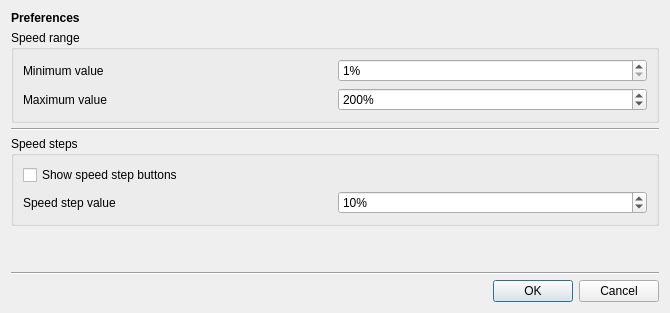
<?xml version="1.0" encoding="UTF-8"?>
<ui version="4.0">
 <class>GUI_SpeedPreferences</class>
 <widget class="QDialog" name="GUI_SpeedPreferences">
  <property name="geometry">
   <rect>
    <x>0</x>
    <y>0</y>
    <width>670</width>
    <height>313</height>
   </rect>
  </property>
  <property name="windowTitle">
   <string>Speed Preferences</string>
  </property>
  <layout class="QGridLayout" name="gridLayout">
   <property name="verticalSpacing">
    <number>5</number>
   </property>
   <item row="2" column="0" colspan="2">
    <widget class="Line" name="line">
     <property name="orientation">
      <enum>Qt::Horizontal</enum>
     </property>
    </widget>
   </item>
   <item row="8" column="0" colspan="2">
    <widget class="Line" name="line_2">
     <property name="orientation">
      <enum>Qt::Horizontal</enum>
     </property>
    </widget>
   </item>
   <item row="0" column="0">
    <widget class="QLabel" name="label">
     <property name="font">
      <font>
       <weight>75</weight>
       <bold>true</bold>
      </font>
     </property>
     <property name="text">
      <string notr="true">Preferences</string>
     </property>
    </widget>
   </item>
   <item row="9" column="0" colspan="2">
    <widget class="QDialogButtonBox" name="btnGroup">
     <property name="orientation">
      <enum>Qt::Horizontal</enum>
     </property>
     <property name="standardButtons">
      <set>QDialogButtonBox::Cancel|QDialogButtonBox::Ok</set>
     </property>
    </widget>
   </item>
   <item row="7" column="1">
    <spacer name="verticalSpacer">
     <property name="orientation">
      <enum>Qt::Vertical</enum>
     </property>
     <property name="sizeHint" stdset="0">
      <size>
       <width>20</width>
       <height>40</height>
      </size>
     </property>
    </spacer>
   </item>
   <item row="1" column="0" colspan="2">
    <widget class="QGroupBox" name="groupBox">
     <property name="title">
      <string>Speed range</string>
     </property>
     <layout class="QGridLayout" name="gridLayout_2">
      <item row="1" column="0">
       <widget class="QLabel" name="label_3">
        <property name="text">
         <string>Maximum value</string>
        </property>
       </widget>
      </item>
      <item row="0" column="0">
       <widget class="QLabel" name="label_2">
        <property name="text">
         <string>Minimum value</string>
        </property>
       </widget>
      </item>
      <item row="0" column="1">
       <widget class="QSpinBox" name="sbSpeedMinValue">
        <property name="suffix">
         <string notr="true">%</string>
        </property>
        <property name="minimum">
         <number>1</number>
        </property>
        <property name="maximum">
         <number>99</number>
        </property>
       </widget>
      </item>
      <item row="1" column="1">
       <widget class="QSpinBox" name="sbSpeedMaxValue">
        <property name="suffix">
         <string notr="true">%</string>
        </property>
        <property name="minimum">
         <number>101</number>
        </property>
        <property name="maximum">
         <number>10000</number>
        </property>
        <property name="value">
         <number>200</number>
        </property>
       </widget>
      </item>
     </layout>
    </widget>
   </item>
   <item row="4" column="0" colspan="2">
    <widget class="QGroupBox" name="groupBox_2">
     <property name="title">
      <string>Speed steps</string>
     </property>
     <layout class="QGridLayout" name="gridLayout_3">
      <item row="1" column="1">
       <widget class="QSpinBox" name="sbSpeedStepValue">
        <property name="readOnly">
         <bool>false</bool>
        </property>
        <property name="suffix">
         <string notr="true">%</string>
        </property>
        <property name="minimum">
         <number>5</number>
        </property>
        <property name="maximum">
         <number>100</number>
        </property>
        <property name="singleStep">
         <number>5</number>
        </property>
        <property name="value">
         <number>10</number>
        </property>
       </widget>
      </item>
      <item row="1" column="0">
       <widget class="QLabel" name="labSpeedStepValue">
        <property name="text">
         <string>Speed step value</string>
        </property>
       </widget>
      </item>
      <item row="0" column="0">
       <widget class="QCheckBox" name="cbShowSpeedStepButtons">
        <property name="text">
         <string>Show speed step buttons</string>
        </property>
       </widget>
      </item>
     </layout>
    </widget>
   </item>
  </layout>
 </widget>
 <resources/>
 <connections>
  <connection>
   <sender>btnGroup</sender>
   <signal>accepted()</signal>
   <receiver>GUI_SpeedPreferences</receiver>
   <slot>accept()</slot>
   <hints>
    <hint type="sourcelabel">
     <x>248</x>
     <y>254</y>
    </hint>
    <hint type="destinationlabel">
     <x>157</x>
     <y>274</y>
    </hint>
   </hints>
  </connection>
  <connection>
   <sender>btnGroup</sender>
   <signal>rejected()</signal>
   <receiver>GUI_SpeedPreferences</receiver>
   <slot>reject()</slot>
   <hints>
    <hint type="sourcelabel">
     <x>316</x>
     <y>260</y>
    </hint>
    <hint type="destinationlabel">
     <x>286</x>
     <y>274</y>
    </hint>
   </hints>
  </connection>
 </connections>
</ui>
